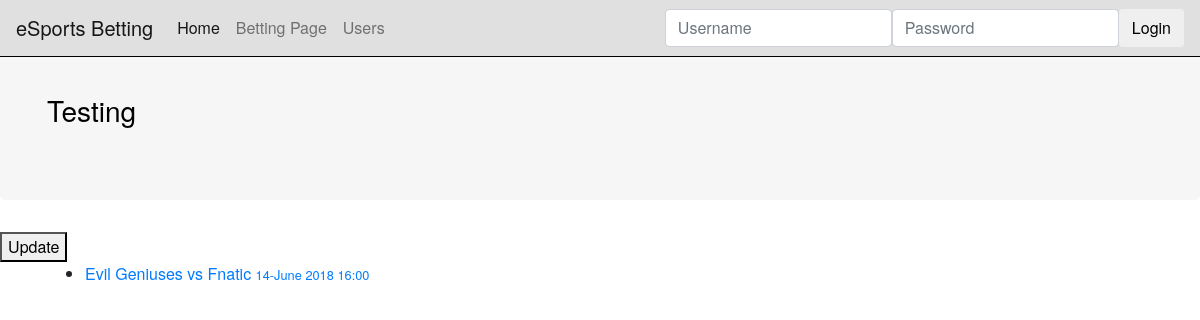
The page /betting/ on the database its author committed.
### userbetting/models.py (models this page shows, shortened)
class Game(models.Model):
    game_id = models.AutoField(primary_key=True)
    team_a = models.ForeignKey(Team, on_delete=models.PROTECT, related_name='%(class)s_team_a')
    team_b = models.ForeignKey(Team, on_delete=models.PROTECT, related_name='%(class)s_team_b')
    game_date = models.DateTimeField('Game start date')
    not_begun = "not_begun"
    starting = "starting"
    ongoing = "ongoing"
    expected_duration = models.DurationField(default=timedelta(minutes=2))
    finished_not_confirmed = "finished_not_confirmed"
    finished_confirmed = "finished_confirmed"
    availiable_statuses = ((not_begun, "Not begun"),
                           (starting, "Starting"),
                           (ongoing, "Ongoing"),
                           (finished_not_confirmed, "Finished - Not yet confirmed"),
                           (finished_confirmed, "Finished - Confirmed"))
    status = models.CharField(max_length=30,
                              choices=availiable_statuses,
                              default=not_begun)

class Team(models.Model):
    team_id = models.AutoField(primary_key=True)
    name = models.CharField(max_length=200, unique=True, null=False)
    def __str__(self):
        return self.name

### userbetting/views.py (the view)
# urls.py: path('', views.index, name='index'),
def index(request):
    latest_game_list = Game.objects.order_by('-game_date')[:5]
    context = {
        'latest_game_list': latest_game_list,
    }
    return render(request, 'userbetting/index.html', context)

### userbetting/templates/userbetting/index.html (shortened to what this page needs)
{% extends "base.html" %}
{% load crispy_forms_tags %}
{% load staticfiles %}
{% block extracss %}
    {% load static %}
    <link rel="stylesheet" type="text/css" href="{% static 'userbetting/style.css' %}" />
{% endblock %}
{% block jumbotron %}
<div class="jumbotron">
    <div class="container">
    <div class="row">
    <div class="col-md-8 col-md-offset-1">
        <div class="widget">
            <div class="h3">Testing</div>
        </div>
    </div>
</div>
</div>
</div>
<button id="update">Update</button>
{% endblock %}
{% block content %}
    {% if latest_game_list %}
        <ul>
        {% for game in latest_game_list %}
            <li><a href="{% url 'userBetting:detail' game.game_id %}">
                {{ game.team_a }} vs {{ game.team_b }} <small>{{ game.game_date|date:"d-F Y H:i" }}</small></a>
            </li>
        {% endfor %}
        </ul>
    {% else %}
        <p>No games are available at this time.</p>
{% endif %}
{% endblock %}

### static/css/custom.css (style rules this page uses)
.jumbotron { margin-top: 30px; }

### userbetting/static/userbetting/style.css (style rules this page uses)
body { font-family: "Helvetica Neue", Helvetica, Arial, sans-serif; position: relative; }

### rows shown on the page
Game: team_a "Evil Geniuses", team_b "Fnatic", game_date "14-June 2018 16:00"
